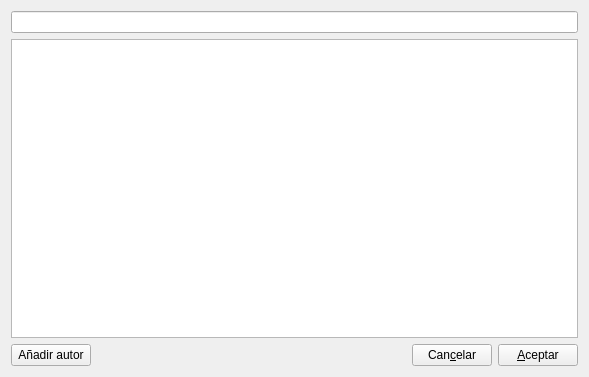
<?xml version="1.0" encoding="UTF-8"?>
<ui version="4.0">
 <class>dlgSeleccionarGeneral</class>
 <widget class="QWidget" name="dlgSeleccionarGeneral">
  <property name="geometry">
   <rect>
    <x>0</x>
    <y>0</y>
    <width>589</width>
    <height>377</height>
   </rect>
  </property>
  <property name="windowTitle">
   <string>Dialog</string>
  </property>
  <layout class="QVBoxLayout" name="verticalLayout">
   <item>
    <widget class="QLineEdit" name="txtFiltro">
     <property name="toolTip">
      <string>&lt;html&gt;&lt;head/&gt;&lt;body&gt;&lt;p&gt;escribir para filtrar&lt;/p&gt;&lt;/body&gt;&lt;/html&gt;</string>
     </property>
    </widget>
   </item>
   <item>
    <widget class="QTableView" name="twSeleccionar"/>
   </item>
   <item>
    <layout class="QHBoxLayout" name="horizontalLayout">
     <item>
      <widget class="QPushButton" name="btAnadir">
       <property name="text">
        <string>Añadir autor</string>
       </property>
      </widget>
     </item>
     <item>
      <spacer name="horizontalSpacer">
       <property name="orientation">
        <enum>Qt::Horizontal</enum>
       </property>
       <property name="sizeHint" stdset="0">
        <size>
         <width>40</width>
         <height>20</height>
        </size>
       </property>
      </spacer>
     </item>
     <item>
      <widget class="QPushButton" name="btCancelar">
       <property name="text">
        <string>Can&amp;celar</string>
       </property>
      </widget>
     </item>
     <item>
      <widget class="QPushButton" name="btOK">
       <property name="text">
        <string>&amp;Aceptar</string>
       </property>
      </widget>
     </item>
    </layout>
   </item>
  </layout>
 </widget>
 <resources/>
 <connections/>
</ui>
